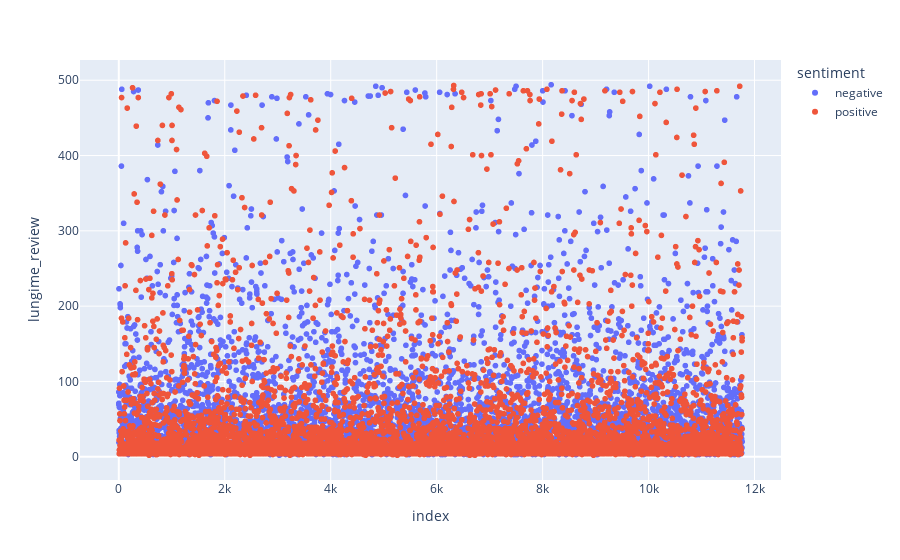

Write notebook code for a chart like this one.
### Markdown cell above
Acum ar trebui sa afisam grafic numerele

### Code cell
fig=px.scatter(
    data_frame=df1,
    x=df1.index,
    y='lungime_review',
    color='sentiment'
)

fig.show()

### Figure 1 — Plotly figure (JSON) as saved in the notebook; plotly's stock layout.template omitted (floating-point values rounded to 4 significant figures; data arrays with more than 128 entries replaced by an {"elided": "..."} marker saying what was removed)
{"data": [{"hovertemplate": "sentiment=negative<br>index=%{x}<br>lungime_review=%{y}<extra></extra>", "legendgroup": "negative", "marker": {"color": "#636efa", "symbol": "circle"}, "mode": "markers", "name": "negative", "showlegend": true, "type": "scattergl", "x": {"elided": "5591 int values"}, "xaxis": "x", "y": {"elided": "5591 int values"}, "yaxis": "y"}, {"hovertemplate": "sentiment=positive<br>index=%{x}<br>lungime_review=%{y}<extra></extra>", "legendgroup": "positive", "marker": {"color": "#EF553B", "symbol": "circle"}, "mode": "markers", "name": "positive", "showlegend": true, "type": "scattergl", "x": {"elided": "5817 int values"}, "xaxis": "x", "y": {"elided": "5817 int values"}, "yaxis": "y"}], "layout": {"legend": {"title": {"text": "sentiment"}, "tracegroupgap": 0}, "margin": {"t": 60}, "xaxis": {"anchor": "y", "domain": [0, 1], "title": {"text": "index"}}, "yaxis": {"anchor": "x", "domain": [0, 1], "title": {"text": "lungime_review"}}}}
